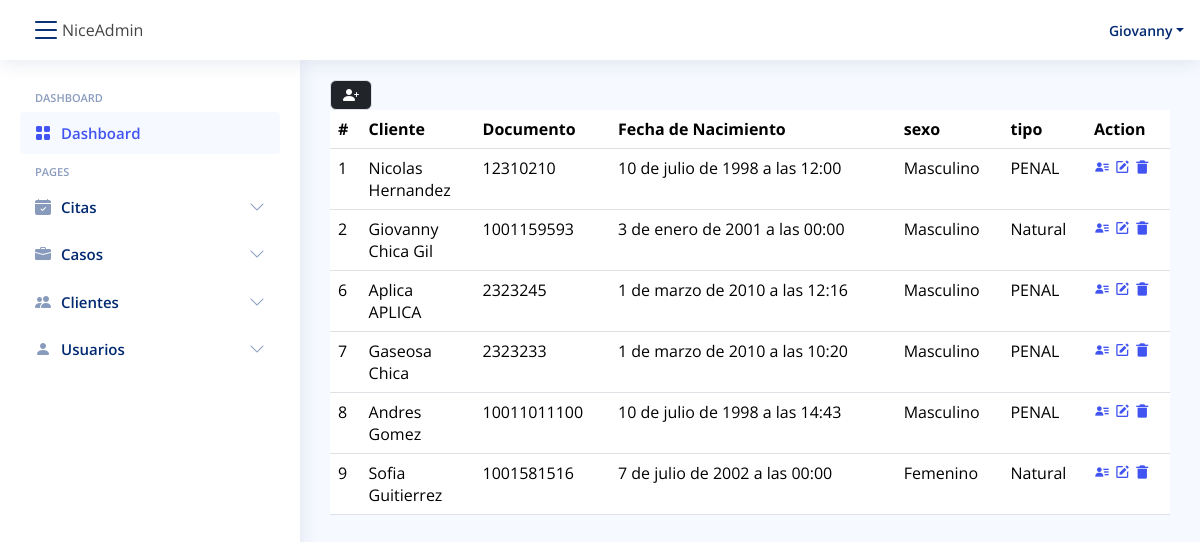
The app's page /clientes/ (signed in) with its own data.
### clientes/models.py (models this page shows, shortened)
class Cliente(models.Model):
    id = models.BigAutoField(primary_key=True)
    nombre = models.CharField(max_length=100)
    apellido = models.CharField(max_length=100)
    fecha_Nac = models.DateTimeField("Fecha Nacimiento")
    sexo = models.CharField(max_length=20)
    documento = models.FileField(
        upload_to="documentos/casos")  # cedula ...
    tipo = models.ForeignKey(
        TipoCliente, on_delete=models.CASCADE, default=0)
    NumDocumento = models.CharField(max_length=20, )

class TipoCliente(models.Model):
    id = models.BigAutoField(primary_key=True)
    titulo = models.CharField(max_length=100)
    descripcion = models.TextField(max_length=200)
    def __str__(self):
        return self.titulo

### clientes/views.py (the view)
# urls.py: path("clientes/", include('clientes.urls')),
@login_required(login_url="/login/")
def clientes(request):
    getCliente = (
        Cliente.objects.all()
    )  # SELECT * FROM Caso => traer todos lo registros de la tabla caso
    return render(request, "clientes/index.html", {"cliente": getCliente})

### clientes/templates/clientes/index.html
{% extends "base/base.html" %} {% block content %}
<a type="button"
  title="Agregar Nuevos Clientes"
  class="border btn btn-dark"
  href="{% url 'AddClientes' %}">
  <i class="bi bi-person-plus-fill"></i>
</a>
<table class="table datatable">
  <thead>
    <tr>
      <th scope="col">#</th>
      <th scope="col">Cliente</th>
      <th scope="col">Documento</th>
      <th scope="col">Fecha de Nacimiento</th>
      <th scope="col">sexo</th>
      <th scope="col">tipo</th>
      <th scope="col">Action</th>
    </tr>
  </thead>
  <tbody>
    {% for client in cliente %}
    <tr>
      <td>{{client.id}}</td>
      <td>
        <div>
          <div>
            <div>{{client.nombre}}</div>
            <div>{{client.apellido}}</div>
          </div>
        </div>
      </td>
      <td>{{client.NumDocumento}}</td>
      <td>{{client.fecha_Nac}}</td>
      <td>{{client.sexo}}</td>
      <td>
        <span>{{client.tipo}}</span>
      </td>
      <td>
        <a href="{% url 'ClientDetail' client.id %}">
          <span class="bx bxs-user-detail"></span>
        </a>
        <a href="{% url 'UpdateClient' client.id %}">
          <span class="bx bxs-edit"></span>
        </a>
        <a href="{% url 'RemoveClient' client.id %}">
          <i class="bx bxs-trash-alt"></i>
        </a>
      </td>
    </tr>
    {% endfor %}
  </tbody>
</table>
{% endblock %}

### base/templates/base/base.html (shortened to what this page needs)
{% load static %}
<head>
  <link href="{% static 'assets/vendor/bootstrap/css/bootstrap.min.css' %}" rel="stylesheet">
  <link href="{% static 'assets/vendor/bootstrap-icons/bootstrap-icons.css' %}" rel="stylesheet">
  <link href="{% static 'assets/vendor/boxicons/css/boxicons.min.css' %}" rel="stylesheet">
  <link href="{% static 'assets/vendor/quill/quill.snow.css' %}" rel="stylesheet">
  <link href="{% static 'assets/vendor/quill/quill.bubble.css' %}" rel="stylesheet">
  <link href="{% static 'assets/vendor/remixicon/remixicon.css' %}" rel="stylesheet">
  <link href="{% static 'assets/vendor/simple-datatables/style.css' %}" rel="stylesheet">
  <link rel="stylesheet" href="{% static 'base/css/style.css' %}">
</head>
<body>
    {% if user.is_authenticated %}
    <header id="header" class="header fixed-top d-flex align-items-center">
      <div class="d-flex align-items-center justify-content-between">
        <i class="bi bi-list toggle-sidebar-btn"></i>
        <span class="d-none d-lg-block">NiceAdmin</span>
      </div>
      <nav class="header-nav ms-auto">
        <ul class="d-flex align-items-center">
          <li class="nav-item dropdown pe-3">
            <a class="nav-link nav-profile d-flex align-items-center pe-0" href="#" data-bs-toggle="dropdown">
              <span class="d-none d-md-block dropdown-toggle ps-2">{{ user.username }}</span>
            </a>
          </li>
        </ul>
      </nav>
    </header>
    <aside id="sidebar" class="sidebar">
      <ul class="sidebar-nav" id="sidebar-nav">
        <li class="nav-heading">Dashboard</li>
        <li class="nav-item">
          <a class="nav-link " href="{% url 'dash' %}">
            <i class="bi bi-grid-fill"></i>
            <span>Dashboard</span>
          </a>
        </li>
        <li class="nav-heading">Pages</li>
        <li class="nav-item">
          <a class="nav-link collapsed" data-bs-target="#Citas-nav" data-bs-toggle="collapse" href="#">
            <i class="bi bi-calendar-check-fill"></i><span>Citas</span><i class="bi bi-chevron-down ms-auto"></i>
          </a>
        </li>
        <li class="nav-item">
          <a class="nav-link collapsed" data-bs-target="#Casos-nav" data-bs-toggle="collapse" href="#">
            <i class="bi bi-briefcase-fill"></i><span>Casos</span><i class="bi bi-chevron-down ms-auto"></i>
          </a>
        </li>
        <li class="nav-item">
          <a class="nav-link collapsed" data-bs-target="#Clientes-nav" data-bs-toggle="collapse" href="#">
            <i class="bi bi-people-fill"></i><span>Clientes</span><i class="bi bi-chevron-down ms-auto"></i>
          </a>
        </li>
        <li class="nav-item">
          <a class="nav-link collapsed" data-bs-target="#user-nav" data-bs-toggle="collapse" href="#">
            <i class="bi bi-person-fill"></i><span>Usuarios</span><i class="bi bi-chevron-down ms-auto"></i>
          </a>
        </li>
      </ul>
    </aside>
    {% else %}
      <a href="{% url 'login' %} ">INICIAR SESSION</a>
    {% endif %}
    <main id="main" class="main">
      {% block content %}
      {% endblock %}
    </main>
</body>

### static/base/css/style.css (style rules this page uses)
body { font-family: "Open Sans", sans-serif; background: #f6f9ff; color: #444444; }
a { color: #4154f1; text-decoration: none; }
#main { margin-top: 60px; padding: 20px 30px; transition: all 0.3s; }
.header { transition: all 0.5s; z-index: 997; height: 60px; box-shadow: 0px 2px 20px rgba(1, 41, 112, 0.1); background-color: #fff; padding-left: 20px; }
.header .toggle-sidebar-btn { font-size: 32px; padding-left: 10px; cursor: pointer; color: #012970; }
.header-nav ul { list-style: none; }
.header-nav>ul { margin: 0; padding: 0; }
.header-nav .nav-profile { color: #012970; }
.header-nav .nav-profile span { font-size: 14px; font-weight: 600; }
.sidebar { position: fixed; top: 60px; left: 0; bottom: 0; width: 300px; z-index: 996; transition: all 0.3s; padding: 20px; overflow-y: auto; scrollbar-width: thin; scrollbar-color: #aab7cf transparent; box-shadow: 0px 0px 20px rgba(1, 41, 112, 0.1); background-color: #fff; }
@media (min-width: 1200px) { #main, #footer { margin-left: 300px; } }
.sidebar-nav { padding: 0; margin: 0; list-style: none; }
.sidebar-nav li { padding: 0; margin: 0; list-style: none; }
.sidebar-nav .nav-item { margin-bottom: 5px; }
.sidebar-nav .nav-heading { font-size: 11px; text-transform: uppercase; color: #899bbd; font-weight: 600; margin: 10px 0 5px 15px; }
.sidebar-nav .nav-link { display: flex; align-items: center; font-size: 15px; font-weight: 600; color: #4154f1; transition: 0.3; background: #f6f9ff; padding: 10px 15px; border-radius: 4px; }
.sidebar-nav .nav-link i { font-size: 16px; margin-right: 10px; color: #4154f1; }
.sidebar-nav .nav-link.collapsed { color: #012970; background: #fff; }
.sidebar-nav .nav-link.collapsed i { color: #899bbd; }
.sidebar-nav .nav-link .bi-chevron-down { margin-right: 0; transition: transform 0.2s ease-in-out; }

### records on screen
Cliente: id "1", nombre "Nicolas", apellido "Hernandez", NumDocumento "12310210", fecha_Nac "10 de julio de 1998 a las 12:00", sexo "Masculino", tipo "PENAL"
Cliente: id "2", nombre "Giovanny", apellido "Chica Gil", NumDocumento "1001159593", fecha_Nac "3 de enero de 2001 a las 00:00", sexo "Masculino", tipo "Natural"
Cliente: id "6", nombre "Aplica", apellido "APLICA", NumDocumento "2323245", fecha_Nac "1 de marzo de 2010 a las 12:16", sexo "Masculino", tipo "PENAL"
Cliente: id "7", nombre "Gaseosa", apellido "Chica", NumDocumento "2323233", fecha_Nac "1 de marzo de 2010 a las 10:20", sexo "Masculino", tipo "PENAL"
Cliente: id "8", nombre "Andres", apellido "Gomez", NumDocumento "10011011100", fecha_Nac "10 de julio de 1998 a las 14:43", sexo "Masculino", tipo "PENAL"
Cliente: id "9", nombre "Sofia", apellido "Guitierrez", NumDocumento "1001581516", fecha_Nac "7 de julio de 2002 a las 00:00", sexo "Femenino", tipo "Natural"

### other values on screen
{{ user.username }} "Giovanny"
